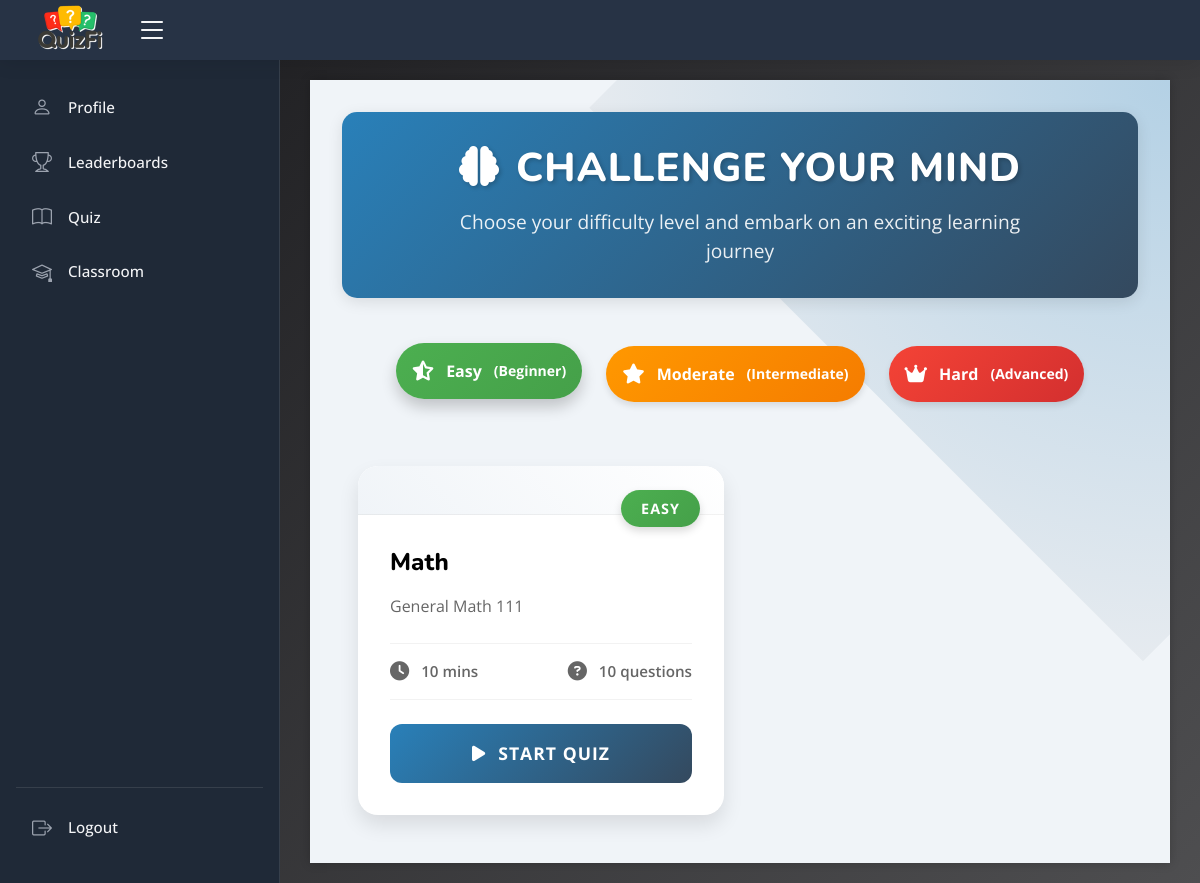
The app's page /students/take_quiz.php (signed in), older data.
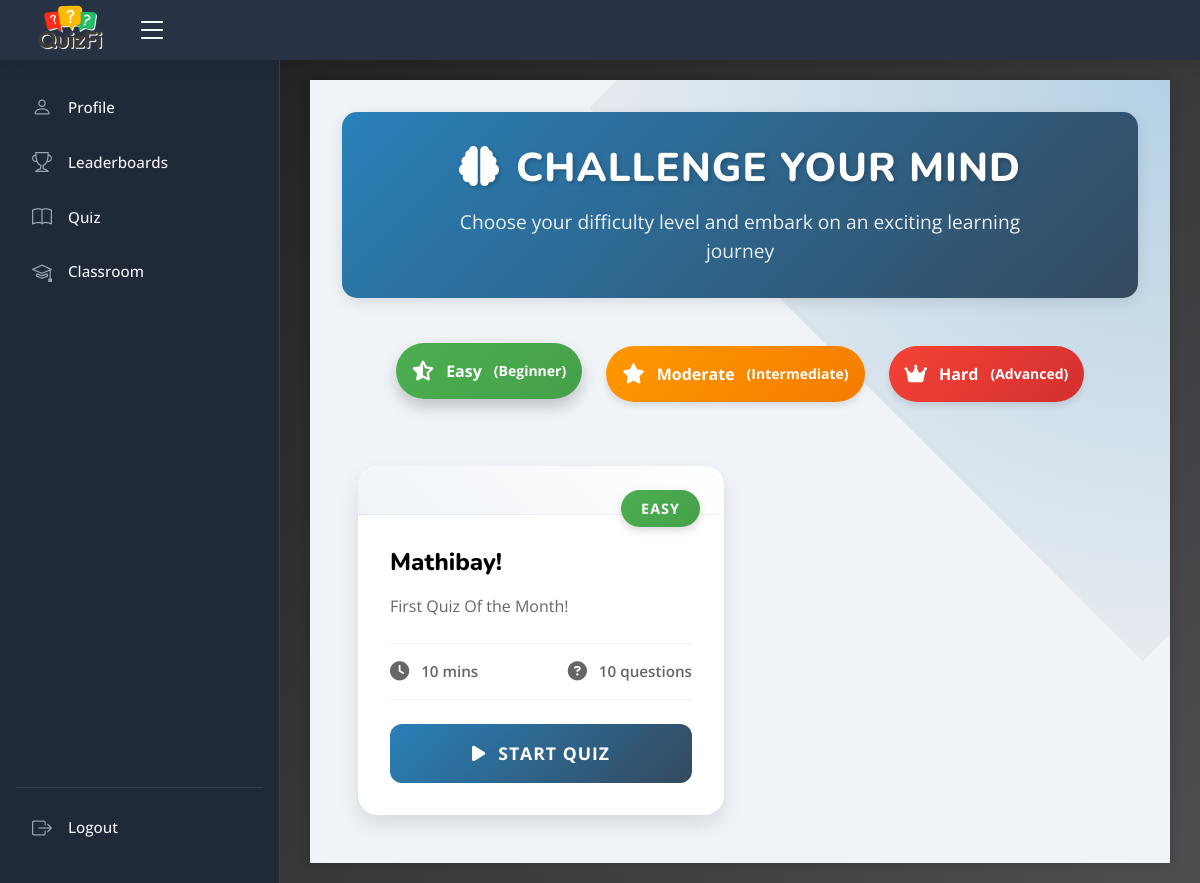
The same page, newer data.
### tables this page shows
CREATE TABLE IF NOT EXISTS `quiz` (
  `quiz_id` int NOT NULL AUTO_INCREMENT,
  `user_id` int DEFAULT '0',
  `classroom_id` int DEFAULT '0',
  `quiz_title` varchar(255) NOT NULL,
  `quiz_description` varchar(255) NOT NULL,
  `difficulty` varchar(255) NOT NULL,
  `created_at` timestamp NULL DEFAULT NULL,
  PRIMARY KEY (`quiz_id`),
  KEY `user_id` (`user_id`),
  KEY `classroom_id` (`classroom_id`)
);

### students/take_quiz.php (the view, shortened to what this page needs)
<?php
include('includes/header.php');
include('includes/session.php');
?>
<link rel="stylesheet" href="https://cdnjs.cloudflare.com/ajax/libs/font-awesome/6.5.1/css/all.min.css">
<link rel="stylesheet" href="css/loading-screen.css">
<link rel="stylesheet" href="css/take_quiz.css">
<body>
    <header id="header" class="header fixed-top d-flex align-items-center">
        <?php include 'includes/nav-top.php'; ?>
    <?php include 'includes/sidebar.php'; ?>
    <main id="main" class="main">
        <div class="quiz-selection">
            <div class="section-header">
                <h2><i class="fas fa-brain me-3"></i>Challenge Your Mind</h2>
                <p>Choose your difficulty level and embark on an exciting learning journey</p>
            </div>
            <div class="difficulty-filters">
                <button class="difficulty-btn easy active" data-difficulty="Easy">
                    <i class="fas fa-star-half-alt"></i>
                    <span>Easy</span>
                    <small>(Beginner)</small>
                </button>
                <button class="difficulty-btn moderate" data-difficulty="Moderate">
                    <i class="fas fa-star"></i>
                    <span>Moderate</span>
                    <small>(Intermediate)</small>
                </button>
                <button class="difficulty-btn hard" data-difficulty="Hard">
                    <i class="fas fa-crown"></i>
                    <span>Hard</span>
                    <small>(Advanced)</small>
                </button>
            </div>
            <div class="quiz-grid">
                <?php
                $selectedDifficulty = isset($_GET['difficulty']) ? $_GET['difficulty'] : 'Easy';
                $limit = 4;
                $page = isset($_GET['page']) ? (int) $_GET['page'] : 1;
                $offset = ($page - 1) * $limit;
                $quizzesQuery = "SELECT * FROM quiz WHERE difficulty = ? AND classroom_id = 0 LIMIT ? OFFSET ?";
                $qstmt = $conn->prepare($quizzesQuery);
                $qstmt->bind_param('sii', $selectedDifficulty, $limit, $offset);
                $qstmt->execute();
                $qresult = $qstmt->get_result();
                $counter = 0;
                if ($qresult->num_rows > 0):
                    while ($quiz = $qresult->fetch_assoc()) {
                ?>
                        <div class="quiz-card" data-difficulty="<?php echo htmlspecialchars($quiz['difficulty']); ?>">
                            <div class="quiz-card-header">
                                <span
                                    class="difficulty-badge <?php echo htmlspecialchars($quiz['difficulty']); ?>"><?php echo htmlspecialchars($quiz['difficulty']); ?></span>
                            </div>
                            <div class="quiz-card-body">
                                <h3 class="quiz-title">
                                    <?php echo htmlspecialchars($quiz['quiz_title']); ?>
                                </h3>
                                <p class="quiz-description"><?php echo htmlspecialchars($quiz['quiz_description']); ?></p>
                                <div class="quiz-meta">
                                    <span><i class="fas fa-clock"></i>
                                        <?php
                                        switch ($quiz['difficulty']) {
                                            case 'Easy':
                                                echo '10 mins';
                                                break;
                                        }
                                        ?>
                                    </span>
                                    <span><i class="fas fa-question-circle"></i>
                                        <?php
                                        switch ($quiz['difficulty']) {
                                            case 'Easy':
                                                echo '10';
                                                break;
                                        }
                                        ?>
                                        questions</span>
                                </div>
                                <button class="start-quiz-btn"
                                    onclick="startQuiz('<?php echo htmlspecialchars($quiz['quiz_title']); ?>',<?php echo $quiz['quiz_id']; ?>)">
                                    <i class="fas fa-play"></i>Start Quiz
                                </button>
                            </div>
                        </div>
                <?php
                        $counter++;
                    }
                else:
                    echo '<div class="quiz-container no-quiz">
                <img src="assets/img/empty_voucher.svg" alt="No vouchers available">
                <p>No Quizzes available at the moment.</p>
                </div>';
                endif;
                if ($counter > 0) {
                    echo '</div>';
                }
                ?>
            </div>
    </main>
</body>
</html>

Row changes from the older to the newer data that the page shows:
changed quiz "EASY": quiz_title "Math" → "Mathibay!"; quiz_description "General Math 111" → "First Quiz Of the Month!"
